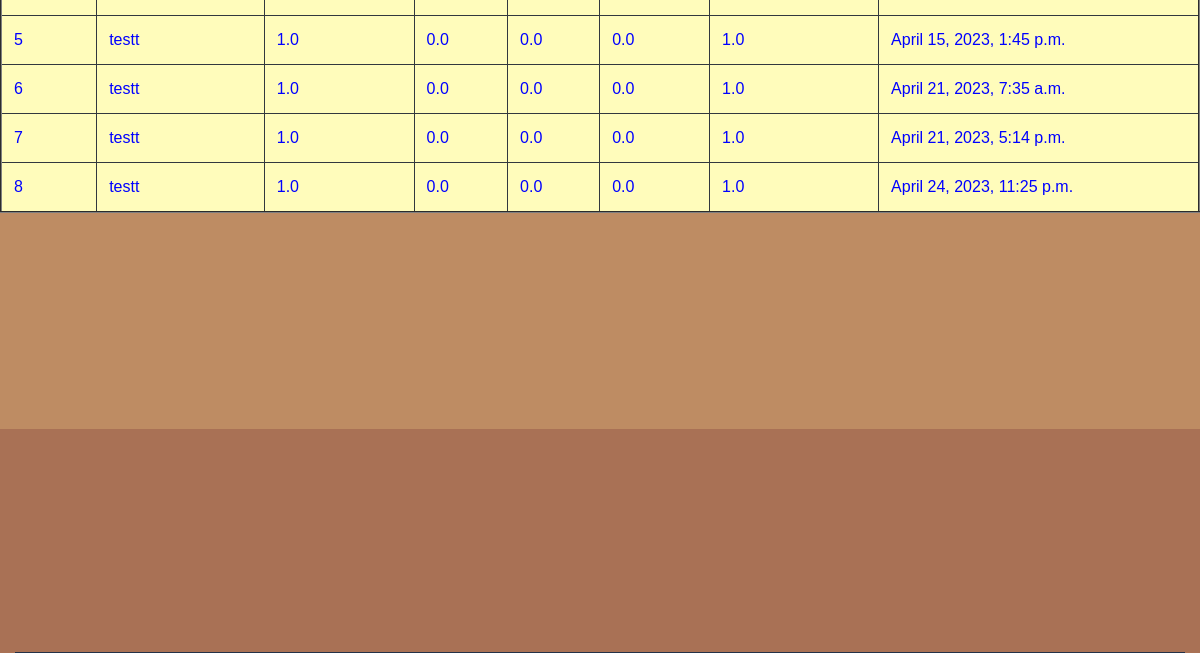
/AdminDecisionTree/ (lower part), run on an earlier commit of the app's database.
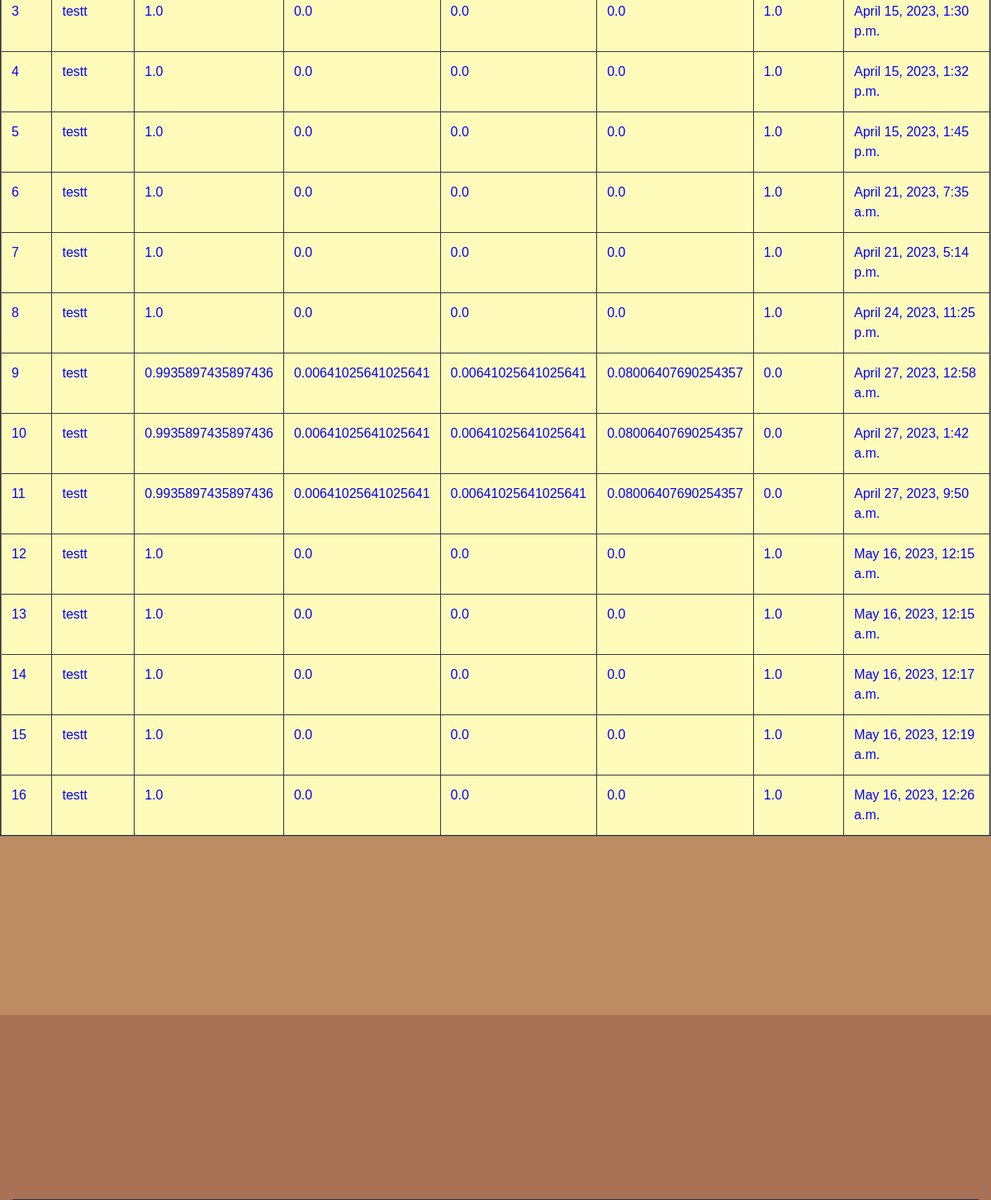
And on a later commit of the database.
### users/models.py (models this page shows, shortened)
class UserAlgorithmResultsModel(models.Model):
    username = models.CharField(max_length=100)
    algorithmname = models.CharField(max_length=100)
    accuracy = models.FloatField()
    mae = models.FloatField()
    mse = models.FloatField()
    rmse = models.FloatField()
    r_squared = models.FloatField()
    cdate = models.DateTimeField(auto_now_add=True)
    class Meta:
        db_table = "AlgorithmResults"

### admins/views.py (the view)
# urls.py: path("AdminDecisionTree/", admins.AdminDecisionTree, name="AdminDecisionTree"),
def AdminDecisionTree(request):
    data = UserAlgorithmResultsModel.objects.filter(algorithmname="Decision Tree")
    return render(request, 'admins/AdminDecisionTree.html', {'data': data})

### assets/templates/admins/AdminDecisionTree.html (shortened to what this page needs)
{%extends 'admins/adminbase.html'%}
{%load static%}
{%block contents%}
    <div class="testimonial-area testimonial-padding" style="background-color:#BE8C63;">
        <div class="container ">
            <div class="row d-flex justify-content-center">
                                         <table border="2px" class="table table-hover table-dark">
                    <tbody>
                    {% for i in data %}
                    <tr scope="row" style="color: BLUE; background-color:#FFFCBB">
                        <td>{{forloop.counter}}</td>
                        <td>{{i.username}}</td>
                        <td>{{i.accuracy}}</td>
                        <td>{{i.mae}}</td>
                        <td>{{i.mse}}</td>
                        <td>{{i.rmse}}</td>
                        <td>{{i.r_squared}}</td>
                        <td>{{i.cdate}}</td>
                    </tr>
                    {% endfor %}
                    </tbody>
                </table>
            </div>
        </div>
    </div>
{%endblock%}

What changed in the data, as far as the page shows it:
now on this page (row unchanged): UserAlgorithmResultsModel: username "testt", accuracy "1.0", mae "0.0", mse "0.0", rmse "0.0", r_squared "1.0", cdate "April 15, 2023, 1:30 p.m."
now on this page (row unchanged): UserAlgorithmResultsModel: username "testt", accuracy "1.0", mae "0.0", mse "0.0", rmse "0.0", r_squared "1.0", cdate "April 15, 2023, 1:32 p.m."
added UserAlgorithmResultsModel: username "testt", accuracy "0.9935897435897436", mae "0.00641025641025641", mse "0.00641025641025641", rmse "0.08006407690254357", r_squared "0.0", cdate "April 27, 2023, 12:58 a.m."
added UserAlgorithmResultsModel: username "testt", accuracy "0.9935897435897436", mae "0.00641025641025641", mse "0.00641025641025641", rmse "0.08006407690254357", r_squared "0.0", cdate "April 27, 2023, 1:42 a.m."
added UserAlgorithmResultsModel: username "testt", accuracy "0.9935897435897436", mae "0.00641025641025641", mse "0.00641025641025641", rmse "0.08006407690254357", r_squared "0.0", cdate "April 27, 2023, 9:50 a.m."
added UserAlgorithmResultsModel: username "testt", accuracy "1.0", mae "0.0", mse "0.0", rmse "0.0", r_squared "1.0", cdate "May 16, 2023, 12:15 a.m."
added UserAlgorithmResultsModel: username "testt", accuracy "1.0", mae "0.0", mse "0.0", rmse "0.0", r_squared "1.0", cdate "May 16, 2023, 12:15 a.m."
added UserAlgorithmResultsModel: username "testt", accuracy "1.0", mae "0.0", mse "0.0", rmse "0.0", r_squared "1.0", cdate "May 16, 2023, 12:17 a.m."
added UserAlgorithmResultsModel: username "testt", accuracy "1.0", mae "0.0", mse "0.0", rmse "0.0", r_squared "1.0", cdate "May 16, 2023, 12:19 a.m."
added UserAlgorithmResultsModel: username "testt", accuracy "1.0", mae "0.0", mse "0.0", rmse "0.0", r_squared "1.0", cdate "May 16, 2023, 12:26 a.m."
